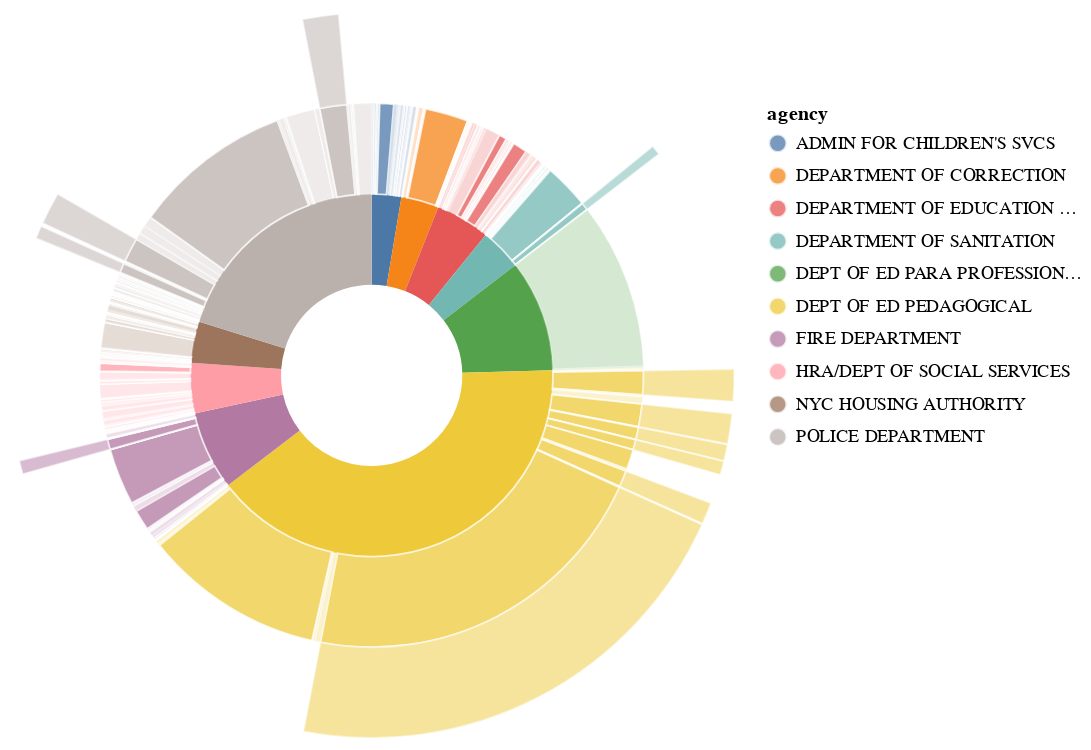

The code cell stored with this chart in its notebook:
### Markdown cell above
In the outer ring creation, we need to ensure that its inner and outer radii are properly set so it can be composited with the inner ring without overlaps. Furthermore, we also added an opacity encoding based on the headcount and average salary corresponding to a job title. An arc is more transparent if less than 1000 people share this job title or the average salary for this job title is below \$50,000. Otherwise, the arc corresponding to this job title will be more opaque.  Once again, we use tooltip encoding to display relevant information triggered by mouse hovering.

As shown in the visualization, teacher, teacher special education and police officer are job titles with the most headcount that make more than $50,000 annually.

Because our data is intrinsically hierarchical, we can always keep adding more outer rings to our sunburst diagram to visualize more refined hierarchical information. For example, we can visualize the job titles that make more than \$100,000 annually in the third ring.

### Code cell
outer_ring_2 = alt.Chart(salary_by_title).mark_arc(innerRadius=150, outerRadius=200, stroke="white")\
.encode(theta="count:Q", 
        color="agency:N", 
        detail="title:N", 
        order="agency",
        tooltip=["agency", 'title', "mean"],
        opacity=alt.condition("datum.mean < 100000 | datum.count < 1000", alt.value(0), alt.value(0.5)))
inner_ring + outer_ring + outer_ring_2

### Figure 1 — Vega-Lite specification as saved in the notebook (floating-point values rounded to 4 significant figures; data arrays with more than 128 entries replaced by an {"elided": "..."} marker saying what was removed)
{"config": {"view": {"continuousWidth": 400, "continuousHeight": 300}}, "layer": [{"data": {"name": "data-d8cb3723d9d6c1515d216bd9d73cbc82"}, "mark": {"type": "arc", "innerRadius": 50, "outerRadius": 100}, "encoding": {"color": {"field": "agency", "type": "nominal"}, "order": {"field": "agency", "type": "nominal"}, "theta": {"field": "count", "type": "quantitative"}, "tooltip": [{"field": "agency", "type": "nominal"}, {"field": "mean", "type": "quantitative"}]}}, {"data": {"name": "data-87e1dd5e2ea08203dc1f7f50c2e6eab5"}, "mark": {"type": "arc", "innerRadius": 100, "outerRadius": 150, "stroke": "white"}, "encoding": {"color": {"field": "agency", "type": "nominal"}, "opacity": {"condition": {"value": 0.25, "test": "datum.mean < 50000 | datum.count < 1000"}, "value": 0.75}, "order": {"field": "agency", "type": "nominal"}, "theta": {"field": "count", "type": "quantitative"}, "tooltip": [{"field": "agency", "type": "nominal"}, {"field": "title", "type": "nominal"}, {"field": "mean", "type": "quantitative"}]}}, {"data": {"name": "data-87e1dd5e2ea08203dc1f7f50c2e6eab5"}, "mark": {"type": "arc", "innerRadius": 150, "outerRadius": 200, "stroke": "white"}, "encoding": {"color": {"field": "agency", "type": "nominal"}, "detail": {"field": "title", "type": "nominal"}, "opacity": {"condition": {"value": 0, "test": "datum.mean < 100000 | datum.count < 1000"}, "value": 0.5}, "order": {"field": "agency", "type": "nominal"}, "theta": {"field": "count", "type": "quantitative"}, "tooltip": [{"field": "agency", "type": "nominal"}, {"field": "title", "type": "nominal"}, {"field": "mean", "type": "quantitative"}]}}], "$schema": "https://vega.github.io/schema/vega-lite/v4.17.0.json", "datasets": {"data-d8cb3723d9d6c1515d216bd9d73cbc82": [{"agency": "ADMIN FOR CHILDREN'S SVCS", "count": 6188, "mean": 71300.0}, {"agency": "DEPARTMENT OF CORRECTION", "count": 7914, "mean": 87620.0}, {"agency": "DEPARTMENT OF EDUCATION ADMIN", "count": 11388, "mean": 75280.0}, {"agency": "DEPARTMENT OF SANITATION", "count": 8757, "mean": 79350.0}, {"agency": "DEPT OF ED PARA PROFESSIONALS", "count": 23366, "mean": 40260.0}, {"agency": "DEPT OF ED PEDAGOGICAL", "count": 93986, "mean": 100700.0}, {"agency": "FIRE DEPARTMENT", "count": 16474, "mean": 82850.0}, {"agency": "HRA/DEPT OF SOCIAL SERVICES", "count": 10542, "mean": 61580.0}, {"agency": "NYC HOUSING AUTHORITY", "count": 8644, "mean": 58820.0}, {"agency": "POLICE DEPARTMENT", "count": 47424, "mean": 76660.0}], "data-87e1dd5e2ea08203dc1f7f50c2e6eab5": {"elided": "1248 records"}}}
